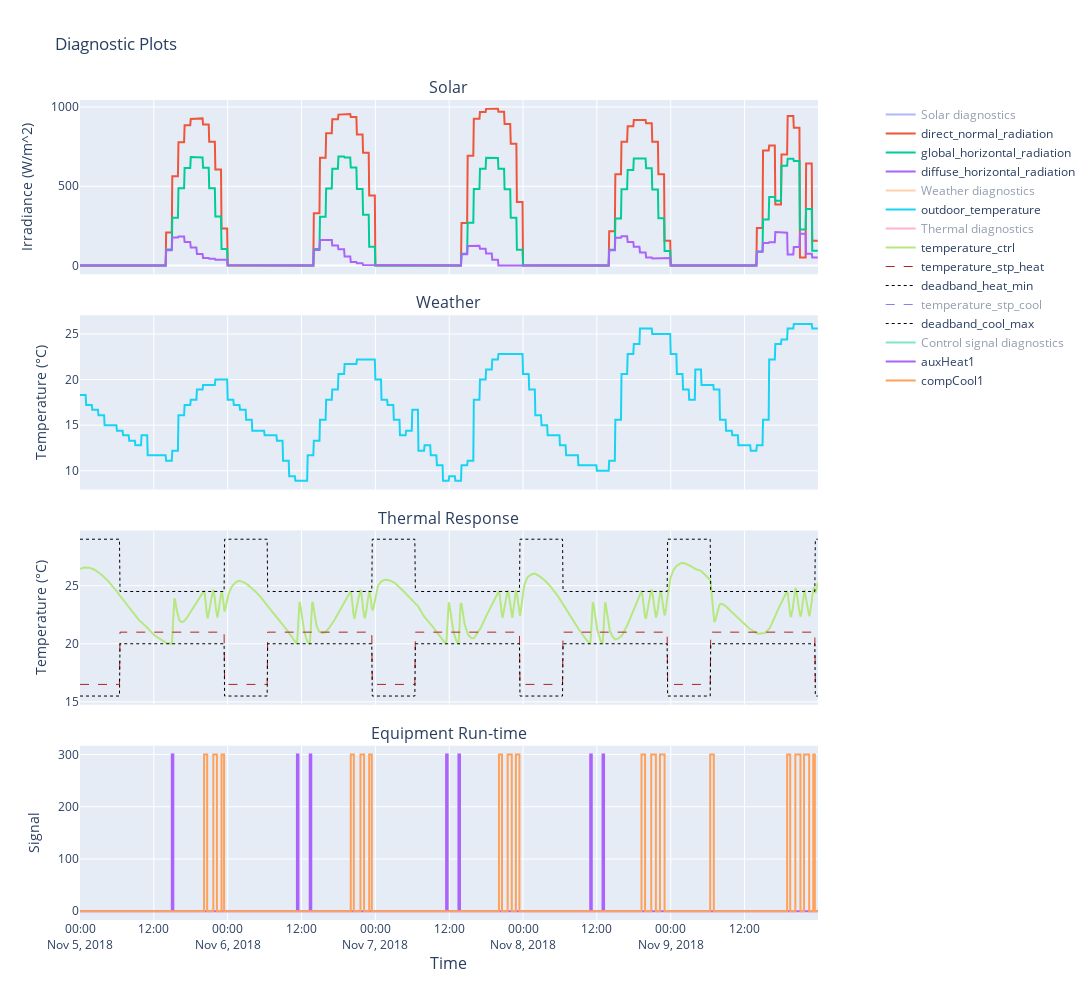

Notebook source saved alongside this figure:
### Markdown cell above
## View the Outputs
The final step is to use the OutputAnalysis object to create some preliminary plots based on the output data.

### Code cell
sim_analysis = OutputAnalysis(master.simulations, dummy_data_client.internal_spec)
sim_analysis.diagnostic_plot(show=True, actuals=False)

### Figure 1 — Plotly figure (JSON) as saved in the notebook; plotly's stock layout.template omitted (floating-point values rounded to 4 significant figures; data arrays with more than 128 entries replaced by an {"elided": "..."} marker saying what was removed)
{"data": [{"mode": "lines", "name": "Solar diagnostics", "type": "scatter", "visible": "legendonly", "x": {"elided": "1440 str values"}, "xaxis": "x", "y": {"elided": "1440 int values"}, "yaxis": "y"}, {"hoverlabel": {"namelength": -1}, "mode": "lines", "name": "direct_normal_radiation", "type": "scatter", "x": {"elided": "1440 str values"}, "xaxis": "x", "y": {"elided": "1440 int values"}, "yaxis": "y"}, {"hoverlabel": {"namelength": -1}, "mode": "lines", "name": "global_horizontal_radiation", "type": "scatter", "x": {"elided": "1440 str values"}, "xaxis": "x", "y": {"elided": "1440 int values"}, "yaxis": "y"}, {"hoverlabel": {"namelength": -1}, "mode": "lines", "name": "diffuse_horizontal_radiation", "type": "scatter", "x": {"elided": "1440 str values"}, "xaxis": "x", "y": {"elided": "1440 int values"}, "yaxis": "y"}, {"mode": "lines", "name": "Weather diagnostics", "type": "scatter", "visible": "legendonly", "x": {"elided": "1440 str values"}, "xaxis": "x2", "y": {"elided": "1440 int values"}, "yaxis": "y2"}, {"hoverlabel": {"namelength": -1}, "mode": "lines", "name": "outdoor_temperature", "type": "scatter", "x": {"elided": "1440 str values"}, "xaxis": "x2", "y": {"elided": "1440 float values"}, "yaxis": "y2"}, {"mode": "lines", "name": "Thermal diagnostics", "type": "scatter", "visible": "legendonly", "x": {"elided": "1440 str values"}, "xaxis": "x3", "y": {"elided": "1440 int values"}, "yaxis": "y4"}, {"hoverlabel": {"namelength": -1}, "mode": "lines", "name": "temperature_ctrl", "type": "scatter", "x": {"elided": "1440 str values"}, "xaxis": "x3", "y": {"elided": "1440 float values"}, "yaxis": "y4"}, {"hoverlabel": {"namelength": -1}, "line": {"color": "firebrick", "dash": "dash", "width": 1}, "mode": "lines", "name": "temperature_stp_heat", "type": "scatter", "x": {"elided": "1440 str values"}, "xaxis": "x3", "y": {"elided": "1440 float values"}, "yaxis": "y4"}, {"hoverlabel": {"namelength": -1}, "line": {"color": "black", "dash": "dot", "width": 1}, "mode": "lines", "name": "deadband_heat_min", "type": "scatter", "x": {"elided": "1440 str values"}, "xaxis": "x3", "y": {"elided": "1440 float values"}, "yaxis": "y4"}, {"hoverlabel": {"namelength": -1}, "line": {"color": "blue", "dash": "dash", "width": 1}, "mode": "lines", "name": "temperature_stp_cool", "type": "scatter", "visible": "legendonly", "x": {"elided": "1440 str values"}, "xaxis": "x3", "y": {"elided": "1440 float values"}, "yaxis": "y4"}, {"hoverlabel": {"namelength": -1}, "line": {"color": "black", "dash": "dot", "width": 1}, "mode": "lines", "name": "deadband_cool_max", "type": "scatter", "x": {"elided": "1440 str values"}, "xaxis": "x3", "y": {"elided": "1440 float values"}, "yaxis": "y4"}, {"mode": "lines", "name": "Control signal diagnostics", "type": "scatter", "visible": "legendonly", "x": {"elided": "1440 str values"}, "xaxis": "x4", "y": {"elided": "1440 int values"}, "yaxis": "y6"}, {"hoverlabel": {"namelength": -1}, "line": {"shape": "vh"}, "mode": "lines", "name": "auxHeat1", "type": "scatter", "x": {"elided": "1440 str values"}, "xaxis": "x4", "y": {"elided": "1440 int values"}, "yaxis": "y6"}, {"hoverlabel": {"namelength": -1}, "line": {"shape": "vh"}, "mode": "lines", "name": "compCool1", "type": "scatter", "x": {"elided": "1440 str values"}, "xaxis": "x4", "y": {"elided": "1440 int values"}, "yaxis": "y6"}], "layout": {"annotations": [{"font": {"size": 16}, "showarrow": false, "text": "Solar", "x": 0.47, "xanchor": "center", "xref": "paper", "y": 1, "yanchor": "bottom", "yref": "paper"}, {"font": {"size": 16}, "showarrow": false, "text": "Weather", "x": 0.47, "xanchor": "center", "xref": "paper", "y": 0.7375, "yanchor": "bottom", "yref": "paper"}, {"font": {"size": 16}, "showarrow": false, "text": "Thermal Response", "x": 0.47, "xanchor": "center", "xref": "paper", "y": 0.475, "yanchor": "bottom", "yref": "paper"}, {"font": {"size": 16}, "showarrow": false, "text": "Equipment Run-time", "x": 0.47, "xanchor": "center", "xref": "paper", "y": 0.2125, "yanchor": "bottom", "yref": "paper"}, {"font": {"size": 16}, "showarrow": false, "text": "Time", "x": 0.47, "xanchor": "center", "xref": "paper", "y": 0, "yanchor": "top", "yref": "paper", "yshift": -30}], "autosize": false, "height": 1000, "hovermode": "x unified", "title": {"text": "Diagnostic Plots"}, "width": 1500, "xaxis": {"anchor": "y", "autorange": true, "domain": [0, 0.94], "matches": "x4", "range": ["2018-11-05", "2018-11-09 23:55"], "showticklabels": false, "type": "date"}, "xaxis2": {"anchor": "y2", "autorange": true, "domain": [0, 0.94], "matches": "x4", "range": ["2018-11-05", "2018-11-09 23:55"], "showticklabels": false, "type": "date"}, "xaxis3": {"anchor": "y4", "autorange": true, "domain": [0, 0.94], "matches": "x4", "range": ["2018-11-05", "2018-11-09 23:55"], "showticklabels": false, "type": "date"}, "xaxis4": {"anchor": "y6", "autorange": true, "domain": [0, 0.94], "range": ["2018-11-05", "2018-11-09 23:55"], "type": "date"}, "yaxis": {"anchor": "x", "autorange": true, "domain": [0.7875, 1], "range": [-54.94, 1044.0], "title": {"text": "Irradiance (W/m^2)"}, "type": "linear"}, "yaxis2": {"anchor": "x2", "autorange": true, "domain": [0.525, 0.7375], "range": [7.944, 27.06], "title": {"text": "Temperature (°C)"}, "type": "linear"}, "yaxis3": {"anchor": "x2", "overlaying": "y2", "side": "right", "title": {"text": "Temperature (°C)"}}, "yaxis4": {"anchor": "x3", "autorange": true, "domain": [0.2625, 0.475], "range": [14.75, 29.75], "title": {"text": "Temperature (°C)"}, "type": "linear"}, "yaxis5": {"anchor": "x3", "overlaying": "y4", "side": "right", "title": {"text": "Temperature (°C)"}}, "yaxis6": {"anchor": "x4", "autorange": true, "domain": [0, 0.2125], "range": [-16.67, 316.7], "title": {"text": "Signal"}, "type": "linear"}}}
